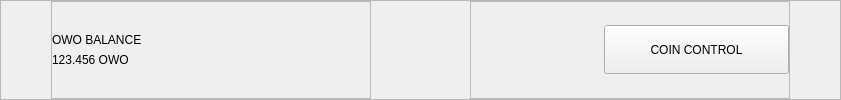
    <widget class="QFrame" name="frame">
     <property name="minimumSize">
      <size>
       <width>0</width>
       <height>100</height>
      </size>
     </property>
     <property name="styleSheet">
      <string notr="true"/>
     </property>
     <property name="frameShape">
      <enum>QFrame::StyledPanel</enum>
     </property>
     <property name="frameShadow">
      <enum>QFrame::Raised</enum>
     </property>
     <layout class="QHBoxLayout" name="horizontalLayout_3">
      <property name="leftMargin">
       <number>50</number>
      </property>
      <property name="topMargin">
       <number>0</number>
      </property>
      <property name="rightMargin">
       <number>50</number>
      </property>
      <property name="bottomMargin">
       <number>0</number>
      </property>
      <item>
       <widget class="QFrame" name="frame_15">
        <property name="minimumSize">
         <size>
          <width>320</width>
          <height>0</height>
         </size>
        </property>
        <property name="maximumSize">
         <size>
          <width>320</width>
          <height>16777215</height>
         </size>
        </property>
        <property name="frameShape">
         <enum>QFrame::StyledPanel</enum>
        </property>
        <property name="frameShadow">
         <enum>QFrame::Raised</enum>
        </property>
        <layout class="QVBoxLayout" name="verticalLayout_8">
         <property name="leftMargin">
          <number>0</number>
         </property>
         <property name="topMargin">
          <number>0</number>
         </property>
         <property name="rightMargin">
          <number>0</number>
         </property>
         <property name="bottomMargin">
          <number>0</number>
         </property>
         <item>
          <spacer name="verticalSpacer_7">
           <property name="orientation">
            <enum>Qt::Vertical</enum>
           </property>
           <property name="sizeHint" stdset="0">
            <size>
             <width>20</width>
             <height>10</height>
            </size>
           </property>
          </spacer>
         </item>
         <item>
          <widget class="QLabel" name="label">
           <property name="text">
            <string>OWO BALANCE</string>
           </property>
          </widget>
         </item>
         <item>
          <widget class="QLabel" name="labelBalance">
           <property name="sizePolicy">
            <sizepolicy hsizetype="Preferred" vsizetype="Fixed">
             <horstretch>0</horstretch>
             <verstretch>0</verstretch>
            </sizepolicy>
           </property>
           <property name="cursor">
            <cursorShape>IBeamCursor</cursorShape>
           </property>
           <property name="text">
            <string notr="true">123.456 OWO</string>
           </property>
           <property name="textInteractionFlags">
            <set>Qt::LinksAccessibleByMouse|Qt::TextSelectableByKeyboard|Qt::TextSelectableByMouse</set>
           </property>
          </widget>
         </item>
         <item>
          <spacer name="verticalSpacer_8">
           <property name="orientation">
            <enum>Qt::Vertical</enum>
           </property>
           <property name="sizeHint" stdset="0">
            <size>
             <width>20</width>
             <height>6</height>
            </size>
           </property>
          </spacer>
         </item>
        </layout>
       </widget>
      </item>
      <item>
       <spacer name="horizontalSpacer_7">
        <property name="orientation">
         <enum>Qt::Horizontal</enum>
        </property>
        <property name="sizeHint" stdset="0">
         <size>
          <width>40</width>
          <height>20</height>
         </size>
        </property>
       </spacer>
      </item>
      <item>
       <widget class="QLabel" name="label_2">
        <property name="minimumSize">
         <size>
          <width>0</width>
          <height>0</height>
         </size>
        </property>
        <property name="text">
         <string/>
        </property>
        <property name="pixmap">
         <pixmap resource="../oneworld.qrc">:/images/oneworld_logo_horizontal</pixmap>
        </property>
        <property name="alignment">
         <set>Qt::AlignHCenter|Qt::AlignTop</set>
        </property>
        <property name="margin">
         <number>0</number>
        </property>
       </widget>
      </item>
      <item>
       <spacer name="horizontalSpacer_8">
        <property name="orientation">
         <enum>Qt::Horizontal</enum>
        </property>
        <property name="sizeHint" stdset="0">
         <size>
          <width>40</width>
          <height>20</height>
         </size>
        </property>
       </spacer>
      </item>
      <item>
       <widget class="QFrame" name="frame_16">
        <property name="minimumSize">
         <size>
          <width>320</width>
          <height>0</height>
         </size>
        </property>
        <property name="maximumSize">
         <size>
          <width>320</width>
          <height>16777215</height>
         </size>
        </property>
        <property name="frameShape">
         <enum>QFrame::StyledPanel</enum>
        </property>
        <property name="frameShadow">
         <enum>QFrame::Raised</enum>
        </property>
        <layout class="QHBoxLayout" name="horizontalLayout_16">
         <property name="spacing">
          <number>0</number>
         </property>
         <property name="leftMargin">
          <number>0</number>
         </property>
         <property name="rightMargin">
          <number>0</number>
         </property>
         <item>
          <spacer name="horizontalSpacer_9">
           <property name="orientation">
            <enum>Qt::Horizontal</enum>
           </property>
           <property name="sizeHint" stdset="0">
            <size>
             <width>40</width>
             <height>20</height>
            </size>
           </property>
          </spacer>
         </item>
         <item>
          <widget class="QPushButton" name="pushButtonCoinControl">
           <property name="minimumSize">
            <size>
             <width>185</width>
             <height>49</height>
            </size>
           </property>
           <property name="maximumSize">
            <size>
             <width>185</width>
             <height>16777215</height>
            </size>
           </property>
           <property name="styleSheet">
            <string notr="true"/>
           </property>
           <property name="text">
            <string>COIN CONTROL</string>
           </property>
           <property name="autoDefault">
            <bool>false</bool>
           </property>
          </widget>
         </item>
        </layout>
       </widget>
      </item>
     </layout>
    </widget>
